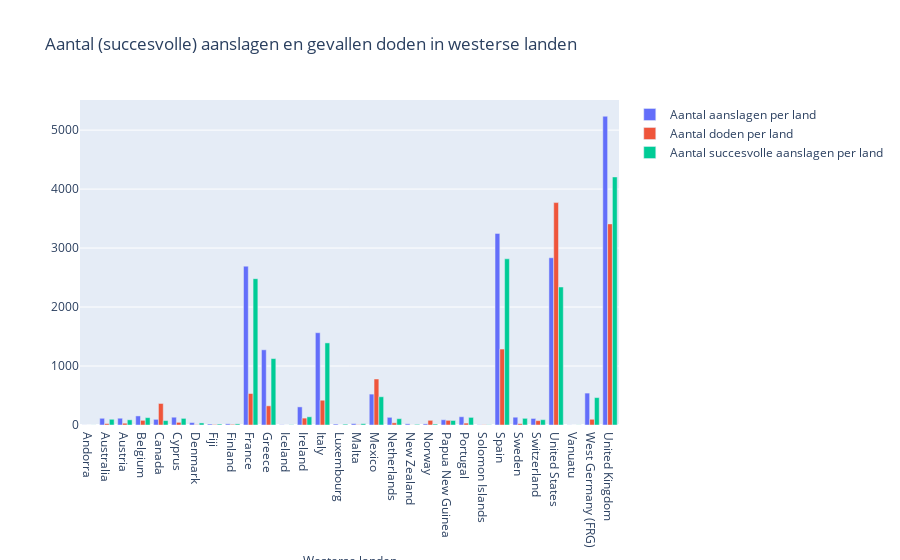

This figure's notebook cell:
### Code cell
fig = go.Figure()
fig.add_trace(go.Bar(name='Aantal aanslagen per land', x= west['country_txt'], y=west['Event']))
fig.add_trace(go.Bar(name='Aantal doden per land', x= west['country_txt'], y=west['nkill']))
fig.add_trace(go.Bar(name='Aantal succesvolle aanslagen per land', x= west['country_txt'], y=west['success']))

fig = fig.update_layout(
    title="Aantal (succesvolle) aanslagen en gevallen doden in westerse landen",
    autosize=True,
    annotations=[dict(xref='paper',
                    yref='paper',
                    y= -0.45,
                    showarrow=False,
                    text='Westerse landen')])

fig.show()

### Figure 1 — Plotly figure (JSON) as saved in the notebook; plotly's stock layout.template omitted (floating-point values rounded to 4 significant figures)
{"data": [{"name": "Aantal aanslagen per land", "type": "bar", "x": ["Andorra", "Australia", "Austria", "Belgium", "Canada", "Cyprus", "Denmark", "Fiji", "Finland", "France", "Greece", "Iceland", "Ireland", "Italy", "Luxembourg", "Malta", "Mexico", "Netherlands", "New Zealand", "Norway", "Papua New Guinea", "Portugal", "Solomon Islands", "Spain", "Sweden", "Switzerland", "United States", "Vanuatu", "West Germany (FRG)", "United Kingdom"], "y": [1, 114, 115, 154, 96, 132, 41, 17, 20, 2693, 1275, 4, 307, 1565, 16, 23, 524, 130, 20, 19, 89, 140, 4, 3249, 132, 111, 2836, 2, 541, 5235]}, {"name": "Aantal doden per land", "type": "bar", "x": ["Andorra", "Australia", "Austria", "Belgium", "Canada", "Cyprus", "Denmark", "Fiji", "Finland", "France", "Greece", "Iceland", "Ireland", "Italy", "Luxembourg", "Malta", "Mexico", "Netherlands", "New Zealand", "Norway", "Papua New Guinea", "Portugal", "Solomon Islands", "Spain", "Sweden", "Switzerland", "United States", "Vanuatu", "West Germany (FRG)", "United Kingdom"], "y": [0, 23, 30, 79, 365, 45, 5, 8, 11, 534, 325, 0, 117, 420, 0, 5, 780, 37, 1, 79, 79, 32, 4, 1288, 22, 74, 3771, 0, 97, 3410]}, {"name": "Aantal succesvolle aanslagen per land", "type": "bar", "x": ["Andorra", "Australia", "Austria", "Belgium", "Canada", "Cyprus", "Denmark", "Fiji", "Finland", "France", "Greece", "Iceland", "Ireland", "Italy", "Luxembourg", "Malta", "Mexico", "Netherlands", "New Zealand", "Norway", "Papua New Guinea", "Portugal", "Solomon Islands", "Spain", "Sweden", "Switzerland", "United States", "Vanuatu", "West Germany (FRG)", "United Kingdom"], "y": [1, 97, 88, 125, 75, 112, 35, 16, 19, 2481, 1126, 4, 139, 1392, 14, 22, 479, 107, 11, 16, 77, 129, 4, 2818, 113, 90, 2340, 2, 465, 4206]}], "layout": {"annotations": [{"showarrow": false, "text": "Westerse landen", "xref": "paper", "y": -0.45, "yref": "paper"}], "autosize": true, "title": {"text": "Aantal (succesvolle) aanslagen en gevallen doden in westerse landen"}}}
